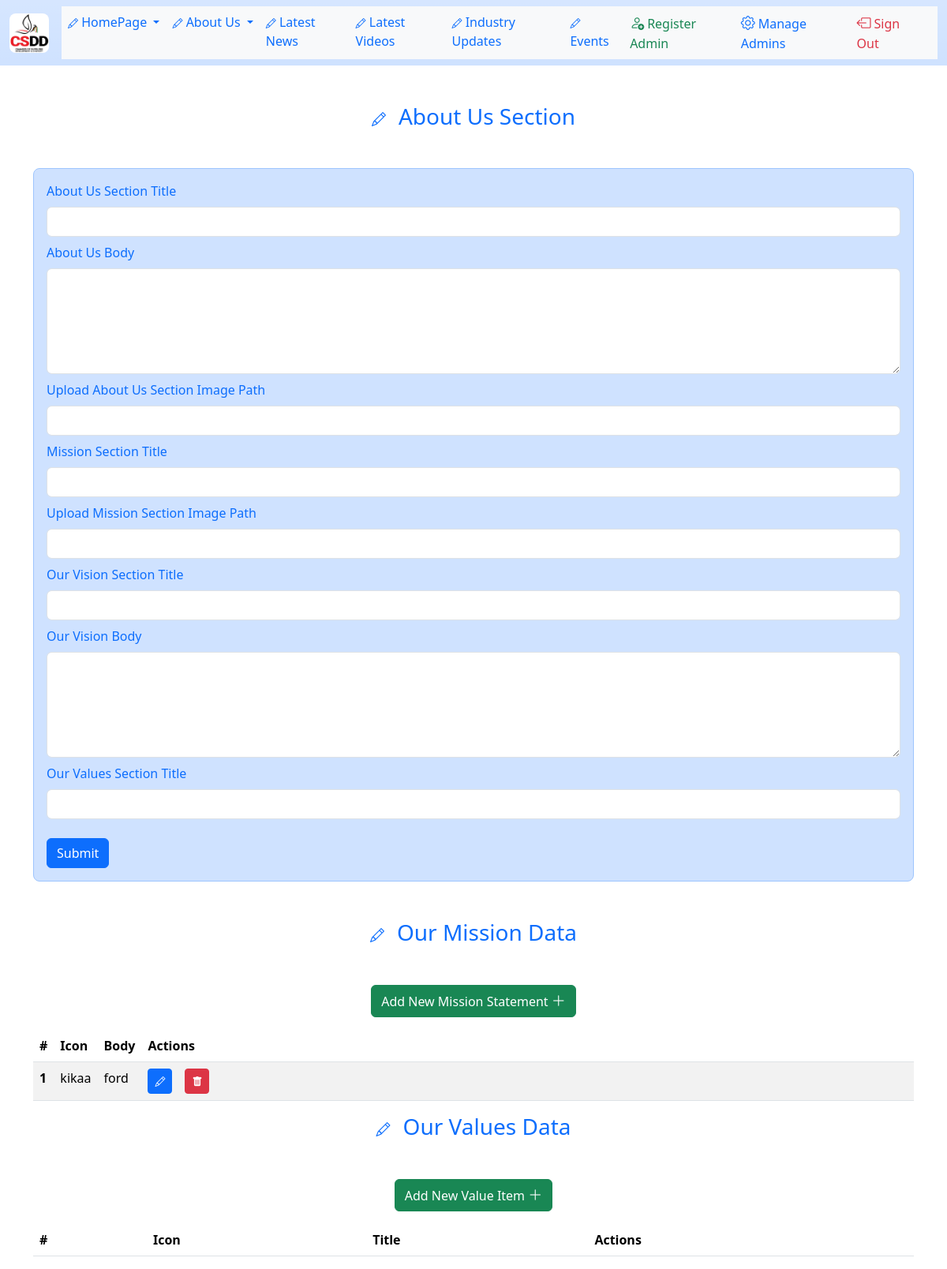
Before: /about_us_section (signed in) with the older database file.
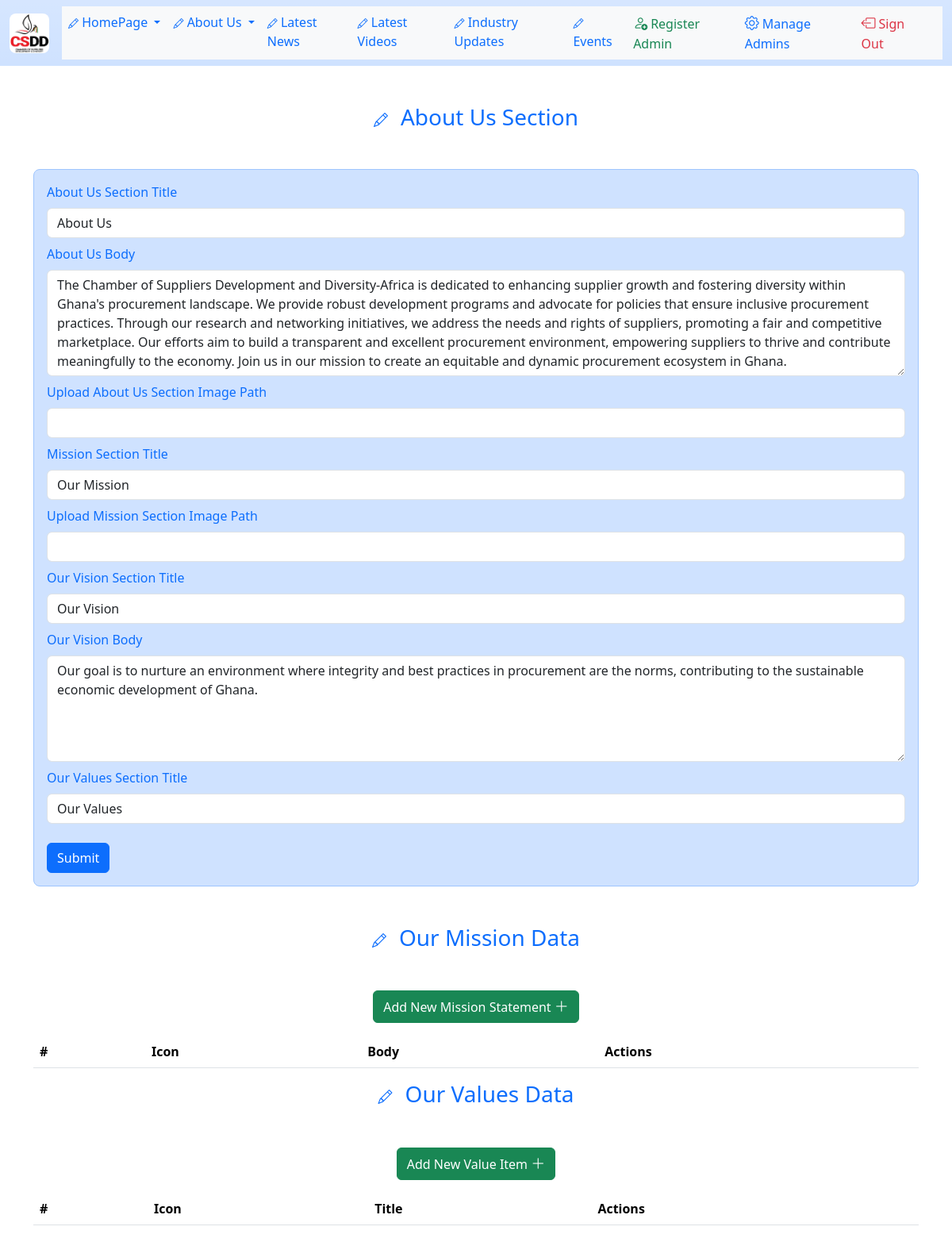
After: the same page with the newer database file.
### app/models.py (models this page shows, shortened)
class MissionItems(db.Model):
    id = db.Column(db.Integer, primary_key=True)
    section_mission_icon = db.Column(db.String(150))
    section_mission_body = db.Column(db.String(200))

class AboutUsSection(db.Model):
    id = db.Column(db.Integer, primary_key=True)
    section_about_us_title = db.Column(db.String(150))
    section_about_us_body = db.Column(db.String(1000))
    section_about_us_image_path = db.Column(db.String(255))
    section_mission_title = db.Column(db.String(150))
    section_mission_image_path = db.Column(db.String(255))
    section_our_vision_title = db.Column(db.String(150))
    section_our_vision_body = db.Column(db.String(400))
    section_vision_image = db.Column(db.String(255))
    section_our_values_title = db.Column(db.String(150))

### app/routes.py (the view)
@app.route("/about_us_section", methods=["GET", "POST"])
@login_required
def about_us_section():
    form = AboutUsSectionForm()
    query = AboutUsSection.query
    about_us_section_data = query.first()
    if form.validate_on_submit():
        if about_us_section_data is None:
            about_us_section_data = AboutUsSection(
                section_about_us_title=form.section_about_us_title.data,  # type: ignore
                section_about_us_body=form.section_about_us_body.data,  # type: ignore
                section_about_us_image_path=form.section_about_us_image_path.data,  # type: ignore
                section_mission_title=form.section_mission_title.data,  # type: ignore
                section_mission_image_path=form.section_mission_image_path.data,  # type: ignore
                section_our_vision_title=form.section_our_vision_title.data,  # type: ignore
                section_our_vision_body=form.section_our_vision_body.data,  # type: ignore
                section_vision_image=form.section_vision_image.data,  # type: ignore
                section_our_values_title=form.section_our_values_title.data,  # type: ignore
            )
            db.session.add(about_us_section_data)
            db.session.commit()
            flash("Data has been saved successfully!")
        else:
            query.update(
                {
                    "section_about_us_title": form.section_about_us_title.data,
                    "section_about_us_body": form.section_about_us_body.data,
                    "section_about_us_image_path": form.section_about_us_image_path.data,
                    "section_mission_title": form.section_mission_title.data,
                    "section_mission_image_path": form.section_mission_image_path.data,
                    "section_our_vision_title": form.section_our_vision_title.data,
                    "section_our_vision_body": form.section_our_vision_body.data,
                    "section_our_values_title": form.section_our_values_title.data,
                }
            )
            db.session.commit()
            flash("Changes have been saved successfully!")
        return redirect(url_for("about_us_section"))
    elif request.method == "GET":
        if about_us_section_data is not None:
            form.section_about_us_title.data = (
                about_us_section_data.section_about_us_title
            )
            form.section_about_us_body.data = (
                about_us_section_data.section_about_us_body
            )
            form.section_about_us_image_path.data = (
                about_us_section_data.section_about_us_image_path
            )
            form.section_mission_title.data = (
                about_us_section_data.section_mission_title
            )
            form.section_mission_image_path.data = (
                about_us_section_data.section_mission_image_path
            )
            form.section_our_vision_title.data = (
                about_us_section_data.section_our_vision_title
            )
            form.section_our_vision_body.data = (
                about_us_section_data.section_our_vision_body
            )
            form.section_our_values_title.data = (
                about_us_section_data.section_our_values_title
            )
    mission_items = MissionItems.query.all()
    values_items = ValuesItems.query.all()
    return render_template(
        "admin/about_us/about_us_section.html",
        title="About Us Section",
        form=form,
        mission_items=mission_items,
        values_items=values_items,
    )

### app/forms.py
class AboutUsSectionForm(FlaskForm):
    section_about_us_title = StringField(
        "About Us Section Title", validators=[Length(min=5, max=150)]
    )
    section_about_us_body = TextAreaField(
        "About Us Body", validators=[Length(min=0, max=1000)]
    )
    section_about_us_image_path = StringField(
        "Upload About Us Section Image Path", validators=[Length(min=0, max=255)]
    )
    section_mission_title = StringField(
        "Mission Section Title", validators=[Length(min=5, max=150)]
    )
    section_mission_image_path = StringField(
        "Upload Mission Section Image Path", validators=[Length(min=0, max=255)]
    )
    section_our_vision_title = StringField(
        "Our Vision Section Title", validators=[Length(min=5, max=150)]
    )
    section_our_vision_body = TextAreaField(
        "Our Vision Body", validators=[Length(min=0, max=400)]
    )
    section_our_values_title = StringField(
        "Our Values Section Title", validators=[Length(min=5, max=150)]
    )
    submit = SubmitField("Submit")

### app/models.py (called while the page is built)
@login.user_loader
def load_user(id):
    return User.query.get(int(id))

### app/templates/admin/about_us/about_us_section.html (shortened to what this page needs)
{% extends "base.html" %} {% block content %}
<h3 class="text-center text-primary mb-5">
  <i class="bi bi-pencil me-3" style="font-size: large"></i>About Us Section
</h3>
<div class="mx-auto container-sm mb-5">
  <form
    novalidate
    action=""
    method="post"
    class="p-3 border rounded-3 bg-primary-subtle border-primary-subtle"
  >
    <div class="mb-2">
      <label for="section_about_us_title" class="form-label text-primary"
        >{{ form.section_about_us_title.label }}</label
      >
      {{form.section_about_us_title(class="form-control", type="text",
      id="section_about_us_title")}}
    </div>
    <div class="mb-2">
      <label for="section_about_us_body" class="form-label text-primary"
        >{{ form.section_about_us_body.label }}</label
      >
      {{form.section_about_us_body(class="form-control", rows=5,
      id="section_about_us_body")}}
    </div>
    <div class="mb-2">
      <label for="section_about_us_image_path" class="form-label text-primary"
        >{{ form.section_about_us_image_path.label }}</label
      >
      {{form.section_about_us_image_path(class="form-control", type="text",
      id="section_about_us_image_path")}}
    </div>
    <div class="mb-2">
      <label for="section_mission_title" class="form-label text-primary"
        >{{ form.section_mission_title.label }}</label
      >
      {{form.section_mission_title(class="form-control", type="text",
      id="section_mission_title")}}
    </div>
    <div class="mb-2">
      <label for="section_mission_image_path" class="form-label text-primary"
        >{{ form.section_mission_image_path.label }}</label
      >
      {{form.section_mission_image_path(class="form-control", type="text",
      id="section_mission_image_path")}}
    </div>
    <div class="mb-2">
      <label for="section_our_vision_title" class="form-label text-primary"
        >{{ form.section_our_vision_title.label }}</label
      >
      {{form.section_our_vision_title(class="form-control", type="text",
      id="section_our_vision_title")}}
    </div>
    <div class="mb-2">
      <label for="section_our_vision_body" class="form-label text-primary"
        >{{ form.section_our_vision_body.label }}</label
      >
      {{form.section_our_vision_body(class="form-control", rows=5,
      id="section_our_vision_body")}}
    </div>
    <div class="mb-2">
      <label for="section_our_values_title" class="form-label text-primary"
        >{{ form.section_our_values_title.label }}</label
      >
      {{form.section_our_values_title(class="form-control", type="text",
      id="section_our_values_title")}}
    </div>
    {{ form.submit(type="submit", class="mt-3 btn btn-primary")}}
  </form>
</div>
{% set mission_items = mission_items %} {% include
"admin/about_us/our_mission.html" %} {% set values_items = values_items %} {%
include "admin/about_us/our_values.html" %} {% endblock %}

### app/templates/admin/about_us/our_mission.html (shortened to what this page needs)
<h3 class="text-center text-primary mb-5">
  <i class="bi bi-pencil me-3" style="font-size: large"></i>Our Mission Data
</h3>
<h2 class="text-center mb-3">
  <a
    role="button"
    href="{{url_for('our_mission_new')}}"
    class="btn btn-success"
  >
    Add New Mission Statement
    <i class="bi bi-plus-lg" style="font-size: large"></i>
  </a>
</h2>
<div class="mx-auto container table-responsive">
  <table class="table table-striped">
    <thead>
      <tr>
        <th scope="col">#</th>
        <th scope="col">Icon</th>
        <th scope="col">Body</th>
        <th scope="col">Actions</th>
      </tr>
    </thead>
    <tbody>
      {% for data in mission_items %}
      <tr>
        <th scope="row">{{ data.id }}</th>
        <td>{{ data.section_mission_icon }}</td>
        <td>{{ data.section_mission_body }}</td>
        <td class="container text-center text-primary">
          <div class="d-flex">
            <div class="me-3">
              <a
                role="button"
                href="{{url_for('our_mission_edit', id=data.id)}}"
                class="btn btn-sm btn-primary"
              >
                <i class="bi bi-pencil" style="font-size: small"></i>
              </a>
            </div>
            <div>
              <a
                role="button"
                class="btn btn-danger btn-sm"
                data-bs-toggle="modal"
                data-bs-target="#deleteModal"
                data-id="{{data.id}}"
                onclick="handleDeleteClick(event);"
              >
                <i class="bi bi-trash-fill" style="font-size: small"></i>
              </a>
            </div>
          </div>
        </td>
      </tr>
      {% endfor %}
    </tbody>
  </table>
</div>

Changed rows visible on the page:
removed MissionItems: id "1", section_mission_icon "kikaa", section_mission_body "ford"
added AboutUsSection: section_about_us_title "About Us", section_about_us_body "The Chamber of Suppliers Development and Diversity-Africa is dedicated to enhancing supplier growth and fostering diversity within Ghana's procurement landscape. We provide robust development programs and advocate for policies that ensure inclusive procurement practices. Through our research and networking initiatives, we address the needs and rights of suppliers, promoting a fair and competitive marketplace. Our efforts aim to build a transparent and excellent procurement environment, empowering suppliers to thrive and contribute meaningfully to the economy. Join us in our mission to create an equitable and dynamic procurement ecosystem in Ghana.", section_mission_title "Our Mission", section_our_vision_title "Our Vision", section_our_vision_body "Our goal is to nurture an environment where integrity and best practices in procurement are the norms, contributing to the sustainable economic development of Ghana.", section_our_values_title "Our Values"
